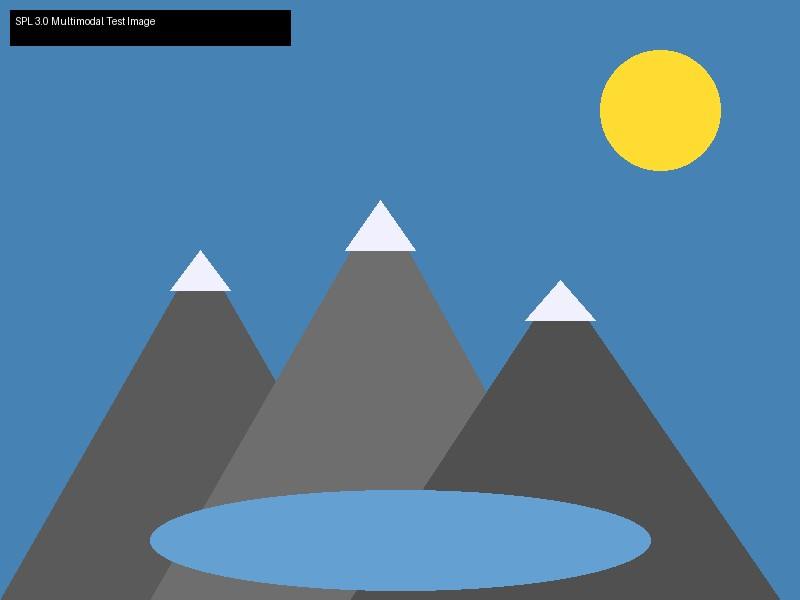
#> input picture cookbook/50_image_caption/sample/photo.jpg, 800 x 600 px
$ python -i video_codec.py   (imports and definitions only)
#> lines starting #> are read from the running program, lines starting #| are printed output that depends on the picture
"""Video codec — extract frames from video files as ImagePart lists.

Accepts a video file path and returns a list of ``ImagePart`` dicts (one per
sampled frame) ready to pass to ``adapter.generate_multimodal()``.

Dependencies
------------
- **OpenCV** (``cv2``): primary frame extractor.  Install: ``pip install opencv-python-headless``
- **Pillow** fallback: if cv2 is not available, GIF files can be extracted
  frame-by-frame using Pillow.  Other video formats require cv2.

Examples::

    from spl.codecs.video_codec import encode_video

    frames = encode_video("demo.mp4", fps=1, max_frames=8)
    # → list of up to 8 ImagePart dicts sampled at 1 frame per second

    content = [{"type": "text", "text": "Describe this video."}, *frames]
    result = await adapter.generate_multimodal(content)
"""

from __future__ import annotations

import io
import base64
from pathlib import Path
from typing import TYPE_CHECKING

if TYPE_CHECKING:
    from spl.adapters.base_multimodal import ImagePart

_DEFAULT_FPS = 1
_DEFAULT_MAX_FRAMES = 16
_JPEG_QUALITY = 80


def encode_video(
    source: "str | Path",
    *,
    fps: float = _DEFAULT_FPS,
    max_frames: int = _DEFAULT_MAX_FRAMES,
    max_dim: int | None = 1024,
    quality: int = _JPEG_QUALITY,
) -> "list[ImagePart]":
    """Extract frames from a video file as a list of base64 ``ImagePart`` dicts.

    Args:
        source:     Path to the video file (MP4, AVI, MOV, GIF, …).
        fps:        Sample rate in frames per second.  ``1`` = one frame per
                    second, ``0.5`` = one frame every two seconds.
        max_frames: Hard cap on the number of frames returned.  Frames are
                    sampled evenly from the video duration if the raw count
                    exceeds this limit.
        max_dim:    Resize frames so the longest edge is at most this many
                    pixels.  ``None`` to skip resizing.
        quality:    JPEG quality (1–95) for the encoded frames.

    Returns:
        A list of ``ImagePart`` dicts (``source="base64"``, ``media_type="image/jpeg"``).

    Raises:
        FileNotFoundError: if the video file does not exist.
        ImportError:       if neither cv2 nor Pillow (for GIF) is available.
        RuntimeError:      if the video file cannot be opened.
    """
    path = Path(source)
    if not path.exists():
        raise FileNotFoundError(f"Video file not found: {path}")

    suffix = path.suffix.lower()
    if suffix == ".gif":
        return _extract_gif(path, fps=fps, max_frames=max_frames,
                            max_dim=max_dim, quality=quality)
    return _extract_cv2(path, fps=fps, max_frames=max_frames,
                        max_dim=max_dim, quality=quality)


# ── cv2 extractor (primary) ────────────────────────────────────────────────────

# [112 lines left out: functions _extract_cv2, _encode_ndarray, _extract_gif, _resize_and_encode, not called in this run]

>>> import cv2
>>> picture = cv2.imread('../../cookbook/50_image_caption/sample/photo.jpg', cv2.IMREAD_GRAYSCALE)
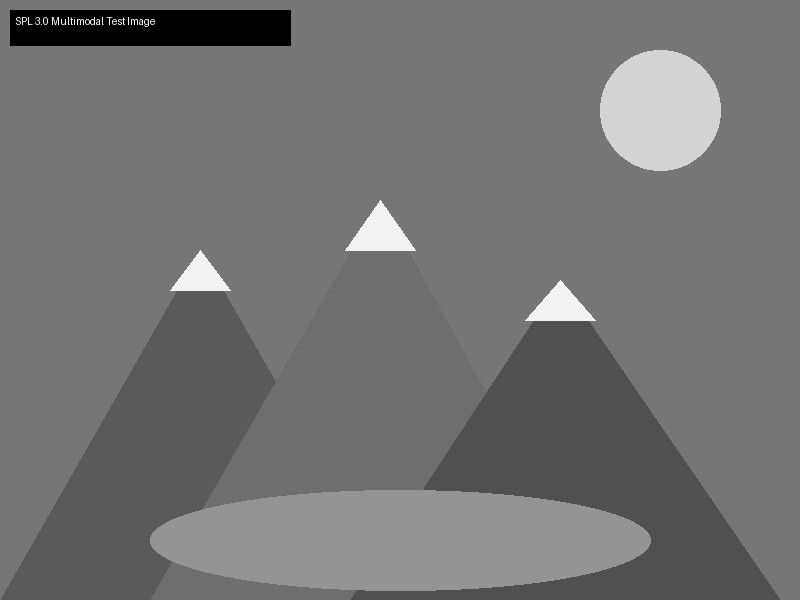
#> picture: shape (600, 800); min 0, max 255, mean 114.8
>>> result = encode_video(picture)
#> (the run stopped early here; a loop or call above may not have finished)
